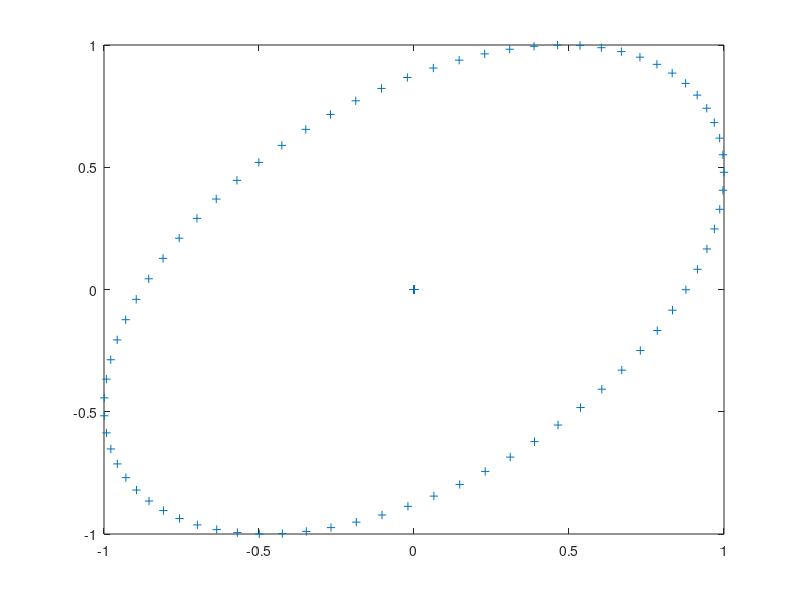

MATLAB code to generate this figure:
function plot_oval
    clear, clc, close;

    x = zeros(100, 1);
    y = zeros(100, 1);
    t = 0;
    for i=1:75
        x(i) = 1 * cos(t);
        y(i) = 1 * sin(t + 0.5);
        t = t + (0.0838);
    end
    figure, plot(x, y, '+')
end